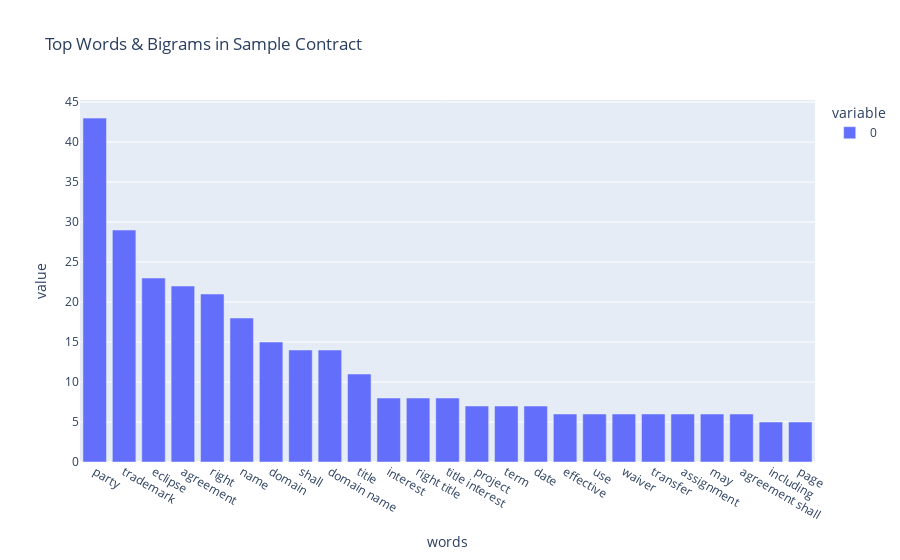

The notebook cell this image was saved under:
### Code cell
vector_barplotter(cleaned_text, "Top Words & Bigrams in Sample Contract", "words")

### Figure 1 — Plotly figure (JSON) as saved in the notebook; plotly's stock layout.template omitted (floating-point values rounded to 4 significant figures)
{"data": [{"alignmentgroup": "True", "hovertemplate": "variable=0<br>words=%{x}<br>value=%{y}<extra></extra>", "legendgroup": "0", "marker": {"color": "#636efa"}, "name": "0", "offsetgroup": "0", "orientation": "v", "showlegend": true, "textposition": "auto", "type": "bar", "x": ["party", "trademark", "eclipse", "agreement", "right", "name", "domain", "shall", "domain name", "title", "interest", "right title", "title interest", "project", "term", "date", "effective", "use", "waiver", "transfer", "assignment", "may", "agreement shall", "including", "page"], "xaxis": "x", "y": [43, 29, 23, 22, 21, 18, 15, 14, 14, 11, 8, 8, 8, 7, 7, 7, 6, 6, 6, 6, 6, 6, 6, 5, 5], "yaxis": "y"}], "layout": {"barmode": "relative", "legend": {"title": {"text": "variable"}, "tracegroupgap": 0}, "title": {"text": "Top Words & Bigrams in Sample Contract"}, "xaxis": {"anchor": "y", "domain": [0, 1], "title": {"text": "words"}}, "yaxis": {"anchor": "x", "domain": [0, 1], "title": {"text": "value"}}}}
